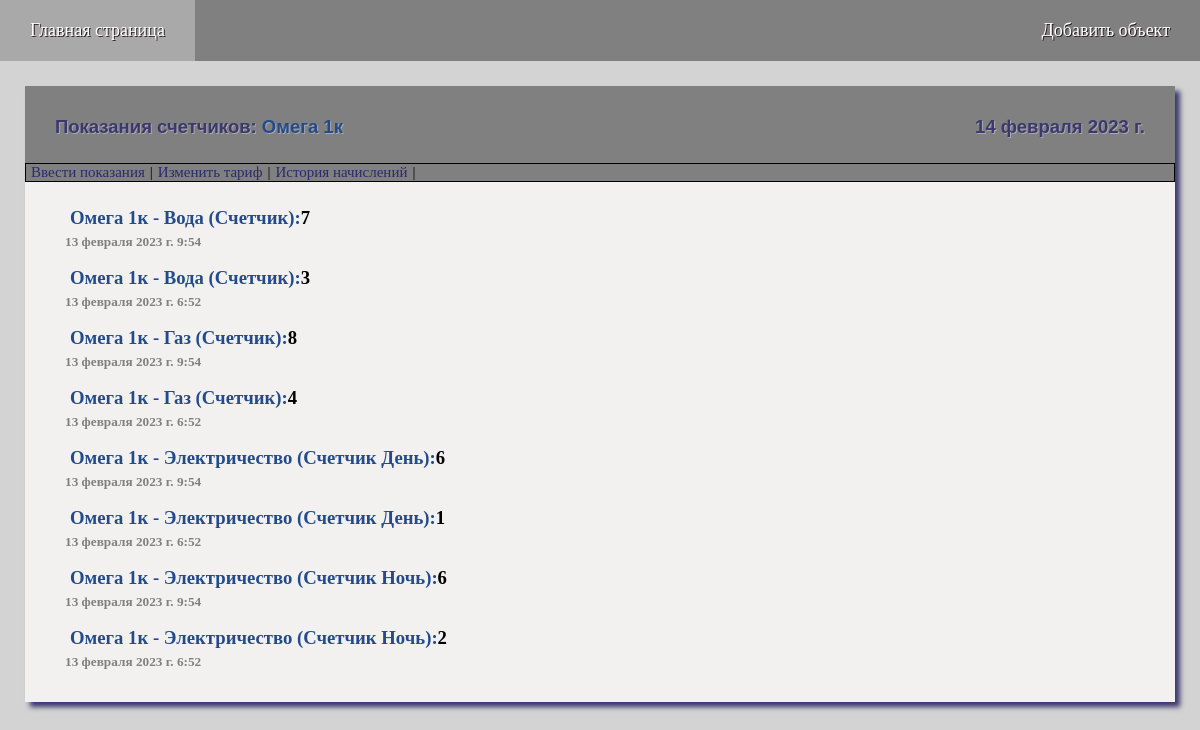
The app's page /counters/1/, older data.
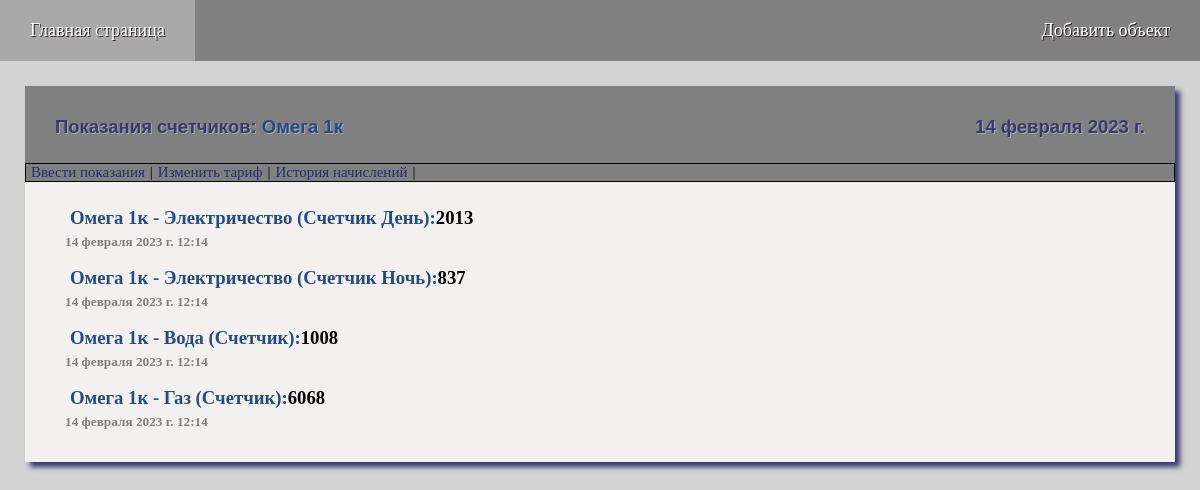
The same page, newer data.
### compay/models.py (models this page shows, shortened)
class Counter(models.Model):
    NAME = 'Показания счетчика'
    LST = [('electricity', 'Электричество'), ('water', 'Вода'), ('gas', 'Газ')]
    TYPE = [('counter', 'Однотарифный'), ('day', 'День'), ('night', 'Ночь')]
    type = models.CharField(choices=TYPE, default='flat', max_length=15, blank=False, verbose_name="Тип счетчика")
    value = models.PositiveIntegerField(blank=False, verbose_name='Показания')
    previous = models.PositiveIntegerField(blank=True, default=0, verbose_name='Предыдущие показания')
    created = models.DateTimeField(auto_now_add=True, verbose_name="Дата ввода показаний")
    updated = models.DateTimeField(auto_now=True, verbose_name="Дата изменения")
    item = models.ForeignKey('Item', on_delete=models.CASCADE, verbose_name="Предмет расчета")
    class Meta:
        verbose_name = 'Показания счетчика'
        verbose_name_plural = 'Показания счетчиков'
        ordering = ['-created']
    def __str__(self):
        return str(self.item)

class Item(models.Model):
    LST = [('electricity', 'Электричество'), ('water', 'Вода'), ('gas', 'Газ'), ('kv', 'Квартплата'),
           ('tbo', 'ТБО'), ('domofon', 'Домофон'), ('inet', 'Интернет'), ('other', 'Другой вид оплаты')]
    CT = [('counter', 'Счетчик'), ('tarif', 'Тариф'), ('day', 'Счетчик День'),
          ('night', 'Счетчик Ночь'), ('total', 'Итого')]
    item_name = models.CharField(choices=LST, max_length=50, blank=False, verbose_name="Предмет расчета")
    is_counter = models.CharField(choices=CT, max_length=50, default='tarif', blank=False, verbose_name="Расчет")
    created = models.DateTimeField(auto_now_add=True, verbose_name="Дата создания")
    app = models.ForeignKey('Appartment', on_delete=models.CASCADE, verbose_name="Объект")
    class Meta:
        verbose_name = 'Конфигурация для расчета'
        verbose_name_plural = 'Конфигурации для расчета'
        ordering = ['id']
    def __str__(self):
        for k, v in self.LST:
            if k == self.item_name:
                name = v
        return str(self.app) + ' - ' + name + " (" + str(self.get_is_counter_display()) + ')'

class Appartment(models.Model):
    NAME = 'Объекты'
    CT = [('counter', 'Счетчик'), ('tarif', 'Тариф')]
    name = models.CharField(max_length=50, unique=True, blank=False, verbose_name="Название объекта")
    adress = models.CharField(max_length=100, blank=True, verbose_name="Адрес объекта")
    created = models.DateTimeField(auto_now_add=True, verbose_name="Дата создания")
    electricity = models.BooleanField(default=False, verbose_name="Электричество")
    el_is_counter = models.CharField(choices=CT, max_length=50, default='tarif', blank=False, verbose_name="Расчет по")
    el_counter_discrete = models.BooleanField(default=False, verbose_name="Тариф зависит от потребления (Да/Нет)")
    el_night = models.BooleanField(default=False, verbose_name="Счетчик день-ночь (Да/Нет)")
    water = models.BooleanField(default=False, verbose_name="Вода")
    wat_is_counter = models.CharField(choices=CT, max_length=50, default='tarif', blank=False, verbose_name="Расчет по")
    gas = models.BooleanField(default=False, verbose_name="Газ")
    gas_is_counter = models.CharField(choices=CT, max_length=50, default='tarif', blank=False, verbose_name="Расчет по")
    kv = models.BooleanField(default=False, verbose_name="Квартплата")
    tbo = models.BooleanField(default=False, verbose_name="ТБО")
    domofon = models.BooleanField(default=False, verbose_name="Домофон")
    inet = models.BooleanField(default=False, verbose_name="Интернет")
    other = models.BooleanField(default=False, verbose_name="Другой платеж")
    class Meta:
        verbose_name = 'Объект'
        verbose_name_plural = 'Обьекты'
        ordering = ['name']
    def __str__(self):
        return self.name

### compay/views.py (the view)
# urls.py: path('counters/<int:app_selected>/', counters, name='counters'),
def counters(request, app_selected):
    global msgs, LST, date
    clean_msgs()
    counter_list = []
    submenu = [{"title": "Ввести показания", 'url_name': 'counter'},
               {"title": "Изменить тариф", 'url_name': 'tarif'},
               {"title": "История начислений", 'url_name': 'counter'}]
    ap = Appartment.objects.get(pk=app_selected)
    items = Item.objects.filter(app_id=app_selected)
    for item in items:
        counters = Counter.objects.filter(item=item.pk).order_by('-created')[:2]
        if len(counters) == 1: # Заполняем поле предыдущих показаний
            counters[0].previous = counters[0].value
            counters[0].save()
        elif len(counters) > 1:
            c2 = counters[1]
            c1 = counters[0]
            c1.previous = c2.value
            c1.save()
        for counter in counters:
            counter_list.append(counter)
    context = {'title': 'Показания счетчиков: ', 'menu': menu, 'submenu': submenu, 'msgs': msgs,
               'ap': ap, 'app_selected': app_selected, 'counter_list': counter_list, 'date': date}
    return render(request, 'compay/counters.html', context)

### compay/views.py (called while the page is built)
def clean_msgs(msg_to_clean=None):
    global msgs
    msgs_clean_list = ['Error']
    msgs_clean_list.append(msg_to_clean)
    for msg in msgs:
        if msg['description'] in msgs_clean_list:
            msgs.remove(msg)

### compay/templates/compay/counters.html (shortened to what this page needs)
{% extends 'compay/base.html' %}
{% block content %}
<div class="main">
    <div class="title">
        <div>{{ title }}<a  href="{% url 'app' ap.id %}" class="links">{{ ap }}</a></div>
        <div>{{ date }}</div>
    </div>
    <div  class="submenu">
        {% for s in submenu %}
                <a href="#" class="submenu_link">{{s.title}}</a> |
        {% endfor %}
    </div>
    <div class="window">
        <div>
        {% for counter in counter_list %}
            <h3 class="text"><a  href="{% url 'counter' ap.id counter.item_id %}" class="links">{{ counter }}:</a>{{ counter.value }}</h3>
            <h5 class="date">{{ counter.created }}</h5>
        {% endfor %}
        </div>
    </div>
</div>
{% endblock %}

Row changes from the older to the newer data that the page shows:
removed Counter: item.is_counter "Омега 1к - Вода (Счетчик)", value "7", created "13 февраля 2023 г. 9:54"
removed Counter: item.is_counter "Омега 1к - Вода (Счетчик)", value "3", created "13 февраля 2023 г. 6:52"
removed Counter: item.is_counter "Омега 1к - Газ (Счетчик)", value "8", created "13 февраля 2023 г. 9:54"
removed Counter: item.is_counter "Омега 1к - Газ (Счетчик)", value "4", created "13 февраля 2023 г. 6:52"
removed Counter: item.is_counter "Омега 1к - Электричество (Счетчик День)", value "6", created "13 февраля 2023 г. 9:54"
removed Counter: item.is_counter "Омега 1к - Электричество (Счетчик День)", value "1", created "13 февраля 2023 г. 6:52"
removed Counter: item.is_counter "Омега 1к - Электричество (Счетчик Ночь)", value "6", created "13 февраля 2023 г. 9:54"
removed Counter: item.is_counter "Омега 1к - Электричество (Счетчик Ночь)", value "2", created "13 февраля 2023 г. 6:52"
added Counter: item.is_counter "Омега 1к - Электричество (Счетчик День)", value "2013", created "14 февраля 2023 г. 12:14"
added Counter: item.is_counter "Омега 1к - Электричество (Счетчик Ночь)", value "837", created "14 февраля 2023 г. 12:14"
added Counter: item.is_counter "Омега 1к - Вода (Счетчик)", value "1008", created "14 февраля 2023 г. 12:14"
added Counter: item.is_counter "Омега 1к - Газ (Счетчик)", value "6068", created "14 февраля 2023 г. 12:14"
